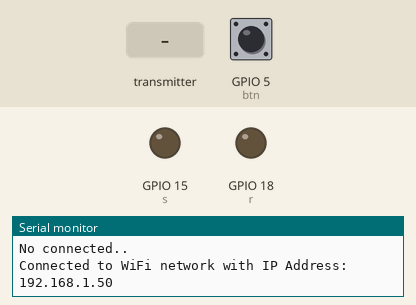
A sketch run on a simulated ESP32. On the bench: output pins drawn as LEDs (lit = HIGH), the last lines printed to the serial monitor. Inputs (shaded band) come from the test bench; at power-on: GPIO 5 (btn) HIGH. WiFi joins after 1.5 s; servers stay silent unless stated.

Above: at 6.2 s.
6.3 s: the transmitter starts sending b = 0
At 7.3 s:
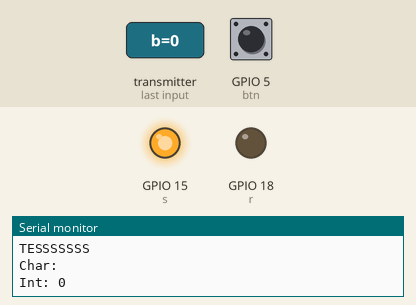
9.3 s: GPIO 5 (btn) pulled LOW for 3.2 s
At 13.0 s:
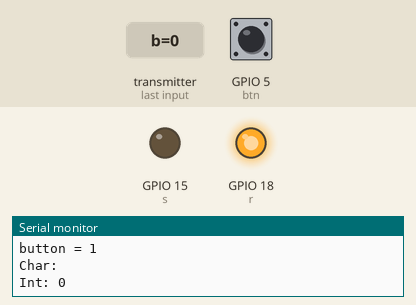
18.3 s: GPIO 5 (btn) pulled LOW for 1 s
At 21.9 s:
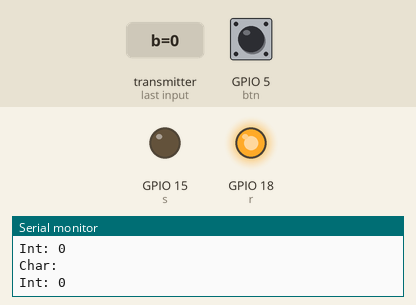
Timing chart, 0 to 23.3 s (numbered marks = the images above; inputs shaded):
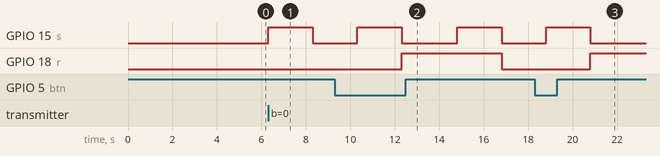

The sketch:

PENERIMA_FINGER_VERSI3.ino
```cpp
#include <esp_now.h>
#include <WiFi.h>
#include<HTTPClient.h>
const int s = 15;
const int r = 18;
const int btn = 5;
const char* ssid     = "mamank";
const char* password = "mamank69";
const char* serverName = "http://192.168.43.86/teslogin/api/finger";
const char* finger_masuk = "http://192.168.43.86/teslogin/api/finger_masuk";
const char* finger_keluar = "http://192.168.43.86/teslogin/api/finger_keluar";
int finger = 128;
// Structure example to receive data
// Must match the sender structure
typedef struct struct_message {
  String a;
  int b;
} struct_message;

// Create a struct_message called myData
struct_message myData;

// callback function that will be executed when data is received
void OnDataRecv(const uint8_t * mac, const uint8_t *incomingData, int len) {
  memcpy(&myData, incomingData, sizeof(myData));
  Serial.print("Char: ");
  Serial.println(myData.a);
  Serial.print("Int: ");
  Serial.println(myData.b);
  finger = myData.b;
}

void setup() {
  // Initialize Serial Monitor
  Serial.begin(115200);
  WiFi.mode(WIFI_AP_STA);
  WiFi.begin(ssid, password);

  pinMode(s, OUTPUT);
  pinMode(r, OUTPUT);
  pinMode(btn, INPUT_PULLUP);
  digitalWrite(r, LOW);
  // Set device as a Wi-Fi Station

  Serial.println("Connecting");
  while (WiFi.status() != WL_CONNECTED) {
    delay(5000);
    Serial.print("No connected..");
  }
  // Init ESP-NOW
  if (esp_now_init() != ESP_OK) {
    Serial.println("Error initializing ESP-NOW");
    return;
  }
  // Once ESPNow is successfully Init, we will register for recv CB to
  // get recv packer info
  esp_now_register_recv_cb(OnDataRecv);
  Serial.println("");
  Serial.print("Connected to WiFi network with IP Address: ");
  Serial.println(WiFi.localIP());
}
void loop() {
  if (finger >= 0 && finger <= 127) {
    Serial.println("TESSSSSSS");
    digitalWrite(s, HIGH);
    delay(2000);
    digitalWrite(s, LOW);
    digitalWrite(r, 0);
    Serial.println("button = 0");
    delay(2000);
  }
  int s1 = digitalRead(btn);
  if (s1 == 0) {
    digitalWrite(s, HIGH);
    delay(2000);
    digitalWrite(s, LOW);
    digitalWrite(r, 1);
    Serial.println("button = 1");
    delay(2000);
    finger = 128;
  }

  finger = 128;
}
```

Measured:
- after the input at 6.3 s, GPIO 15 (s): LOW → HIGH at once, → LOW 2.0 s later
- after the input at 9.3 s, GPIO 18 (r): LOW → HIGH after 3.0 s, → LOW 4.5 s later
- after the input at 18.3 s, GPIO 18 (r): LOW → HIGH after 2.5 s
